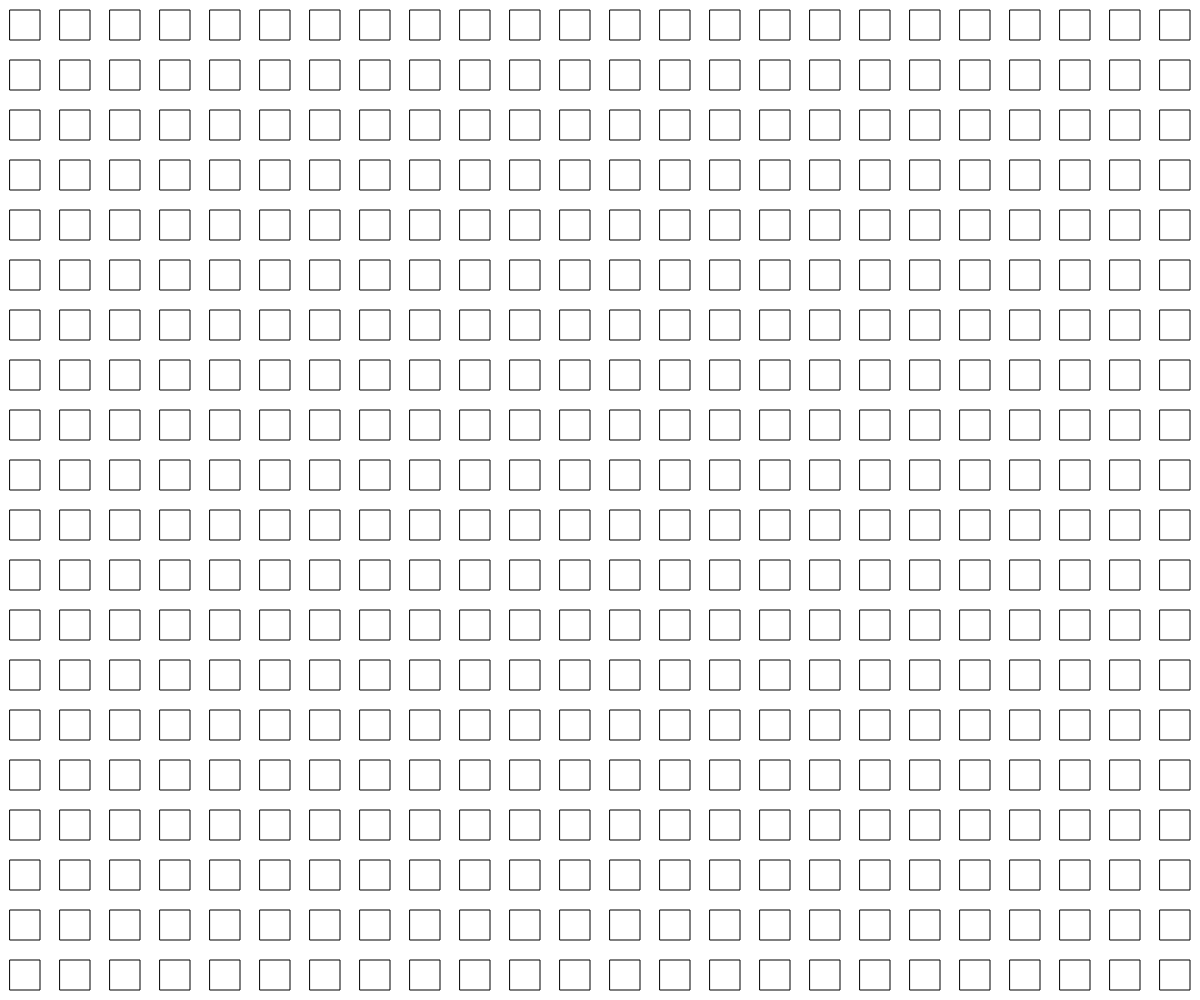
Frame 1 (no input)
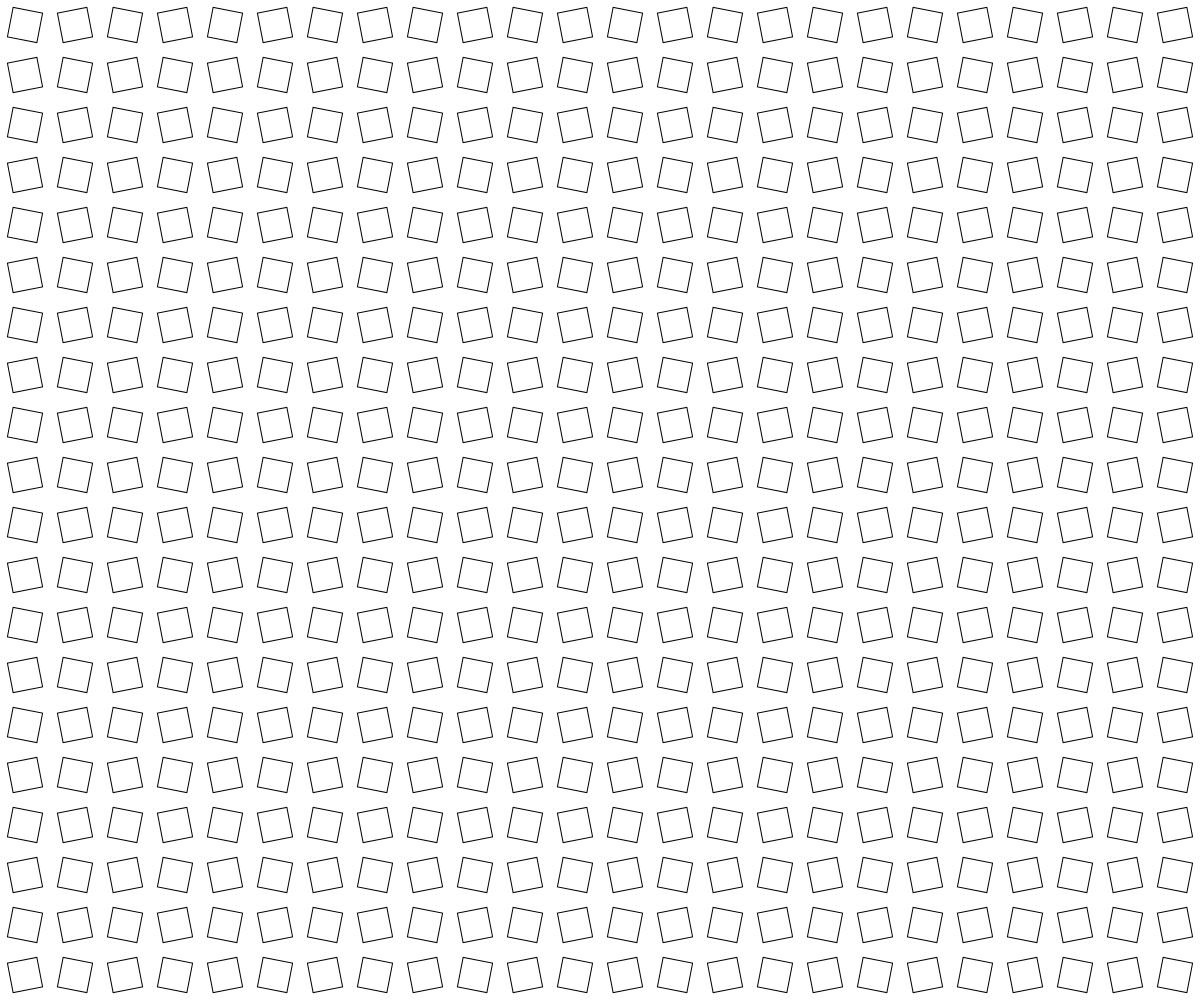
Frame 60 (no input)
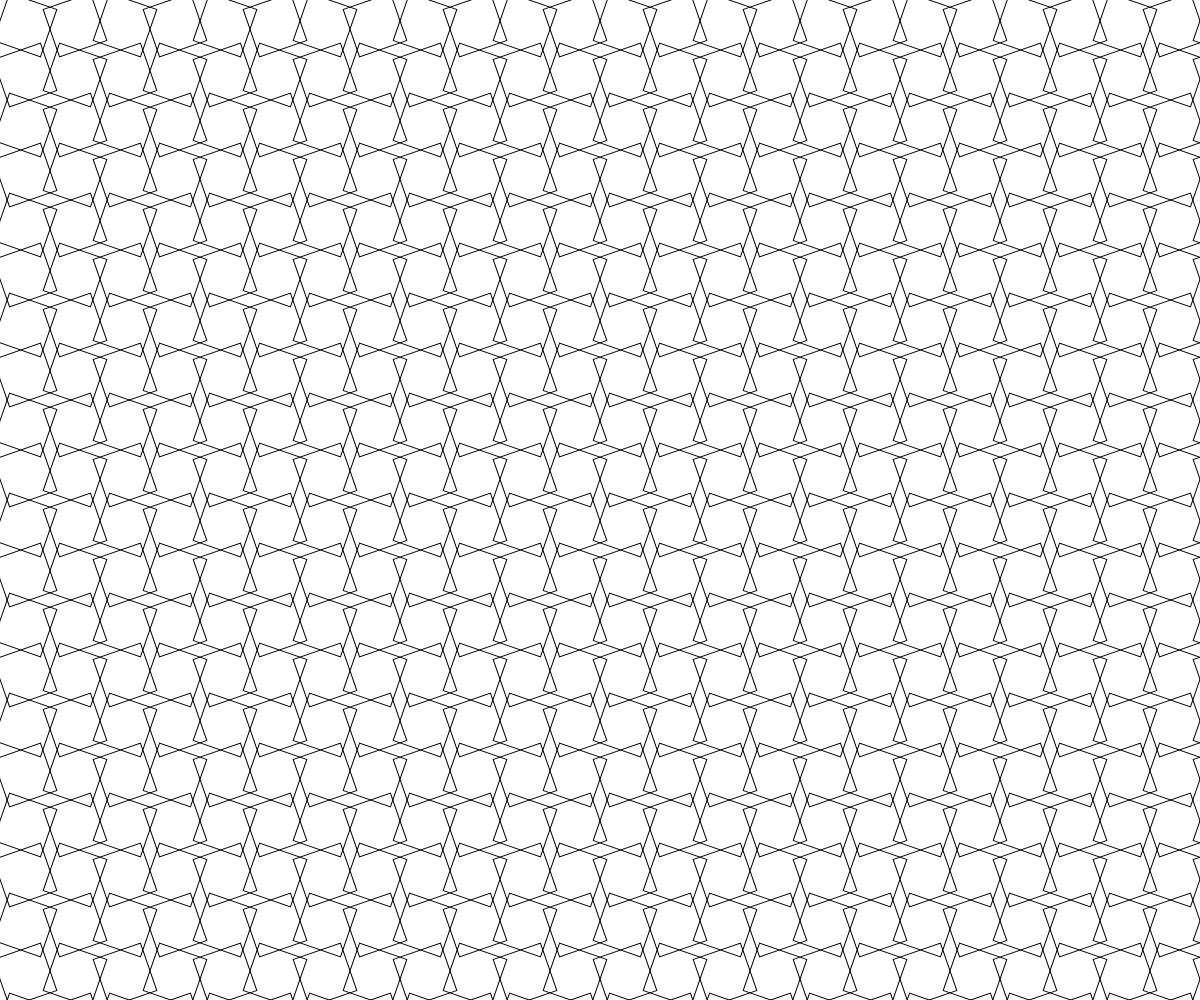
Frame 120 (the mouse pressed at the canvas centre since frame 60)

The p5.js sketch that drew these frames (run headless with seeded random() and noise() and a simulated clock; from frame 60 on, the mouse is pressed at the canvas centre):

// p5.js sketch
// ── sketch.js
var r = 0;
var columns = 0;
var rows = 0;
var size = 0;
function setup() {
  createCanvas(windowWidth,windowHeight);
  background(255);
  rectMode(CENTER);
  smooth();  
  noStroke();
}

function draw() {
  size = map(mouseX,0,width,-20,20);
  console.log(size);
  background(255);
  while (rows*50<=height){
  while (columns*50<=width){
    noFill();
    stroke(0);
      push();
      translate(columns*50+25,rows*50+25);
      if((columns%2==1&&rows%2==0)||(columns%2==0&&rows%2==1)){
      rotate(r);
      } else {
        rotate(-r);
      }
      rect(0,0,50+size,50+size);
      pop();
    columns++;
  }
  columns = 0;
  rows++;
  }
  rows=0;
  r+=0.05;
}
